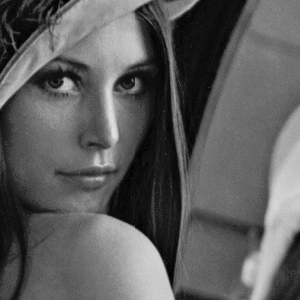
#> input picture Entrega Exercicios - Fundamentos/images/lena.jpg, 300 x 300 px
$ python transformacoesGeometricasRotacao.py
#> lines starting #> are read from the running program, lines starting #| are printed output that depends on the picture
import numpy as np
from PIL import Image
from scipy import ndimage
import cv2

def rotacaoNumpy():

    # Carregar a imagem
    image = Image.open("images/lena.jpg")
#> image is the input picture: PIL image 300x300 L; min 0, max 229, mean 93.2

    # Converter a imagem para um array numpy
    npImage = np.array(image)

    # Rotação em 45°
    rotated_45_np = np.rot90(npImage, k=1, axes=(0, 1))
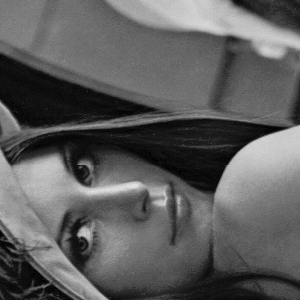
#> rotated_45_np: shape (300, 300); min 0, max 229, mean 93.2

    # Rotação em 90°
    rotated_90_np = np.rot90(npImage, k=2, axes=(0, 1))
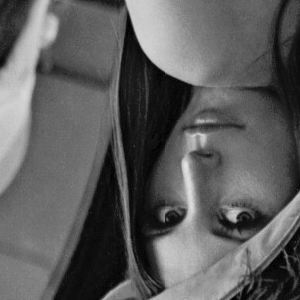
#> rotated_90_np: shape (300, 300); min 0, max 229, mean 93.2

    # Rotação em 100° (aproximação de 90°)
    rotated_100_np = np.rot90(npImage, k=1, axes=(0, 1))

    # Salvar as imagens resultantes
    Image.fromarray(rotated_45_np).save("rotated_45_np.jpg")
    Image.fromarray(rotated_90_np).save("rotated_90_np.jpg")
    Image.fromarray(rotated_100_np).save("rotated_100_np.jpg")

def rotacaoPillow():

    # Carregar a imagem
    image = Image.open("images/lena.jpg")

    # Rotação em 45° usando Pillow
    rotated_45_pillow = image.rotate(45, expand=True)

    # Rotação em 90° usando Pillow
    rotated_90_pillow = image.rotate(90, expand=True)

    # Rotação em 100° usando Pillow
    rotated_100_pillow = image.rotate(100, expand=True)

    # Salvar as imagens resultantes
    rotated_45_pillow.save("rotated_45_pillow.jpg")
    rotated_90_pillow.save("rotated_90_pillow.jpg")
    rotated_100_pillow.save("rotated_100_pillow.jpg")

def rotacaoOpencv():

    # Carregar a imagem com OpenCV
    image = cv2.imread("images/lena.jpg")
#> image: shape (300, 300, 3); min 0, max 229, mean 93.2

    # Obter a altura e largura da imagem
    height, width = image.shape[:2]
#> height = 300; width = 300

    # Definir a matriz de rotação para 45°
    rotation_matrix_45 = cv2.getRotationMatrix2D((width/2, height/2), 45, 1)

    # Definir a matriz de rotação para 90°
    rotation_matrix_90 = cv2.getRotationMatrix2D((width/2, height/2), 90, 1)

    # Definir a matriz de rotação para 100°
    rotation_matrix_100 = cv2.getRotationMatrix2D((width/2, height/2), 100, 1)

    # Rotação em 45° usando OpenCV
    rotated_45_cv2 = cv2.warpAffine(image, rotation_matrix_45, (width, height))
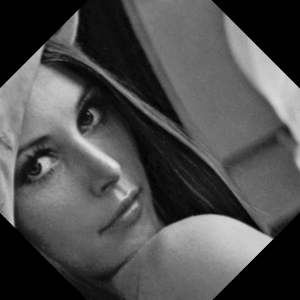
#> rotated_45_cv2: shape (300, 300, 3); min 0, max 228, mean 78.2

    # Rotação em 90° usando OpenCV
    rotated_90_cv2 = cv2.warpAffine(image, rotation_matrix_90, (width, height))
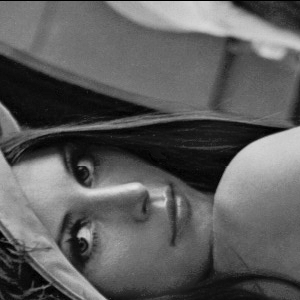
#> rotated_90_cv2: shape (300, 300, 3); min 0, max 229, mean 93.1

    # Rotação em 100° usando OpenCV
    rotated_100_cv2 = cv2.warpAffine(image, rotation_matrix_100, (width, height))
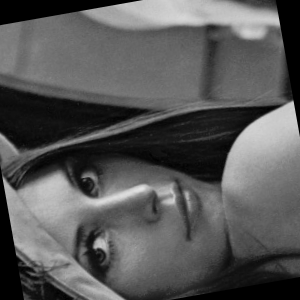
#> rotated_100_cv2: shape (300, 300, 3); min 0, max 226, mean 87.7
#> in rotacaoPillow, `rotated_45_pillow = image.rotate(45, expand=True)`:
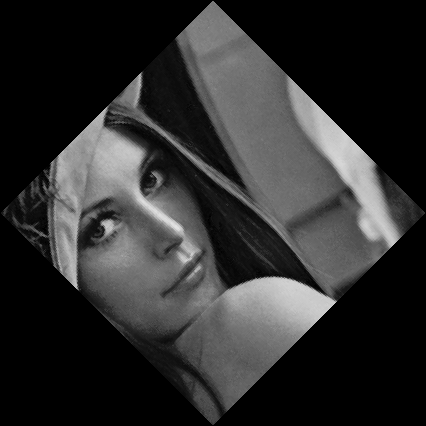
#> rotated_45_pillow: PIL image 426x426 L; min 0, max 228, mean 46.4
#> in rotacaoPillow, `rotated_100_pillow = image.rotate(100, expand=True)`:
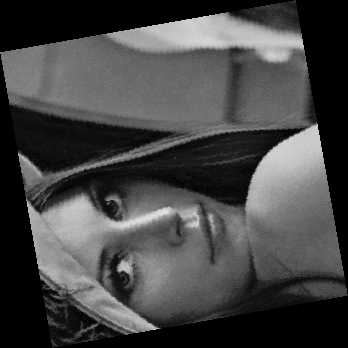
#> rotated_100_pillow: PIL image 348x348 L; min 0, max 229, mean 69.3

    # Salvar as imagens resultantes com OpenCV
    cv2.imwrite("rotated_45_cv2.jpg", rotated_45_cv2)
    cv2.imwrite("rotated_90_cv2.jpg", rotated_90_cv2)
    cv2.imwrite("rotated_100_cv2.jpg", rotated_100_cv2)

def rotacaoScipy():

    # Carregar a imagem
    image = Image.open("images/lena.jpg")
    npImage = np.array(image)

    # Rotação em 45° usando Scipy
    rotated_45_scipy = ndimage.rotate(npImage, 45, reshape=True)

    # Rotação em 90° usando Scipy
    rotated_90_scipy = ndimage.rotate(npImage, 90, reshape=True)

    # Rotação em 100° usando Scipy
    rotated_100_scipy = ndimage.rotate(npImage, 100, reshape=True)

    # Salvar as imagens resultantes
    Image.fromarray(rotated_45_scipy.astype(np.uint8)).save("rotated_45_scipy.jpg")
    Image.fromarray(rotated_90_scipy.astype(np.uint8)).save("rotated_90_scipy.jpg")
    Image.fromarray(rotated_100_scipy.astype(np.uint8)).save("rotated_100_scipy.jpg")

if __name__ == "__main__":
    rotacaoNumpy()
    rotacaoOpencv()
    rotacaoPillow()
    rotacaoScipy()

$ run again, with Entrega Exercicios - Fundamentos/images/cameraman.tif saved as Entrega Exercicios - Fundamentos/images/lena.jpg
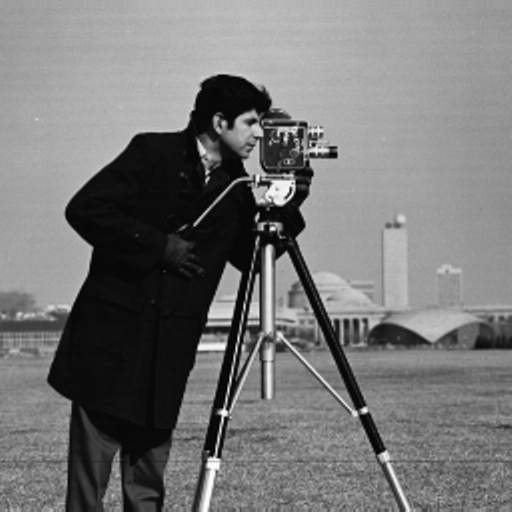
#> input picture Entrega Exercicios - Fundamentos/images/cameraman.tif, 512 x 512 px
#> in rotacaoNumpy, image is the input picture: PIL image 512x512 L; min 0, max 255, mean 118.3
#> image: shape (512, 512, 3)
#> in rotacaoPillow, `rotated_45_pillow = image.rotate(45, expand=True)`:
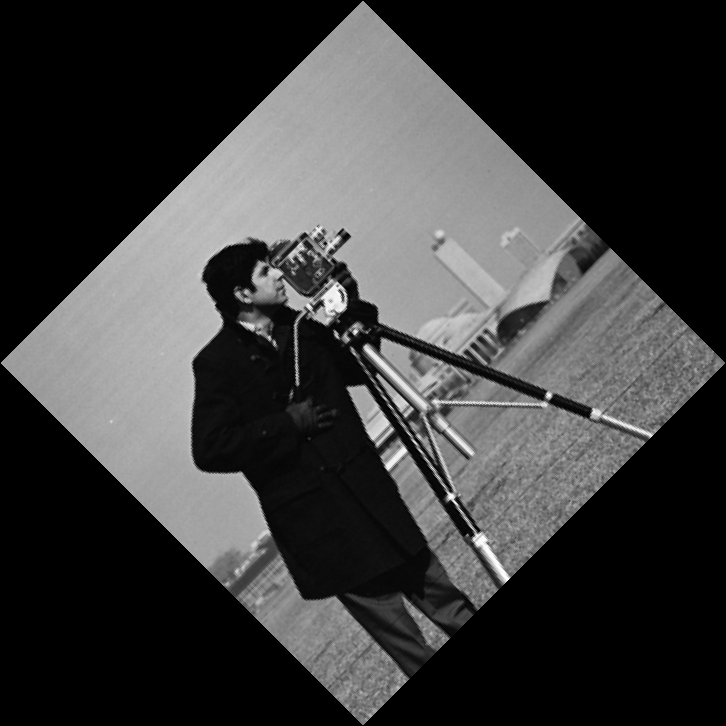
#> rotated_45_pillow: PIL image 726x726 L; min 0, max 255, mean 59
#> in rotacaoPillow, `rotated_100_pillow = image.rotate(100, expand=True)`:
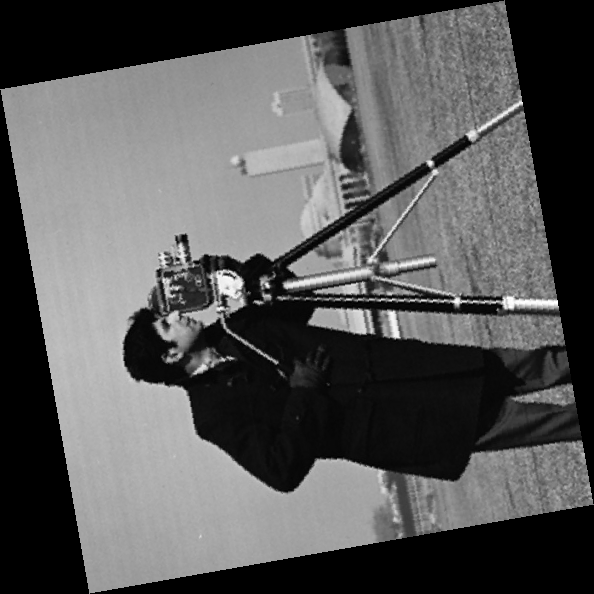
#> rotated_100_pillow: PIL image 594x594 L; min 0, max 255, mean 87.9
